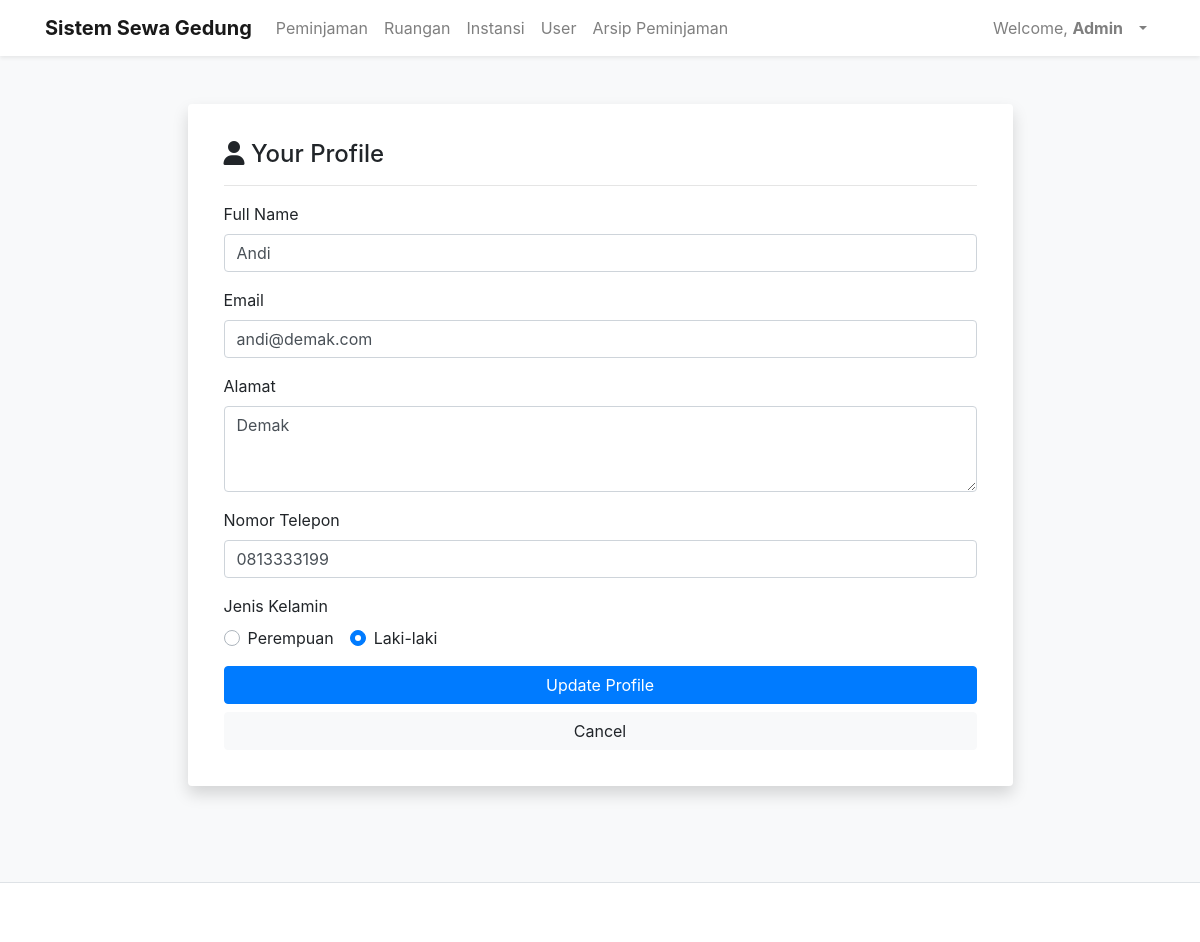
Screenshot of /dashboardAdmin.php?p=user&UserID=33 (signed in) with the database file from the repository.
### tables this page shows
CREATE TABLE `userruangan` (
  `UserID` int(11) NOT NULL,
  `nama` varchar(30) NOT NULL,
  `email` varchar(100) NOT NULL,
  `password` varchar(100) NOT NULL,
  `alamat` varchar(300) DEFAULT NULL,
  `role` varchar(20) DEFAULT NULL,
  `noTelp` varchar(13) DEFAULT NULL,
  `gender` char(1) DEFAULT NULL,
  `instansi` varchar(100) NOT NULL
);

### class/class.Register.php (called while the page is built, shortened)
<?php
    class Register extends Connection{
        public $UserID = 0;
        public function SelectOneMember(){
            $sql = "SELECT * FROM userruangan WHERE UserID='$this->UserID'";
            $resultOne = mysqli_query($this->connection, $sql);
            if(mysqli_num_rows($resultOne) == 1){
                $data = mysqli_fetch_assoc($resultOne);
                $this->nama = $data['nama'];
                $this->email = $data['email'];
                $this->alamat = $data['alamat'];
                $this->noTelp = $data['noTelp'];
                $this->gender = $data['gender'];
            }
        }
    }
?>

### inc.koneksi.php (called while the page is built, shortened)
<?php
    class Connection{
        private $host = "localhost";
        private $user = "root";
        private $password = "";
        function connect(){
            $conn = mysqli_connect($this->host, $this->user, $this->password);
            $this->connection = $conn;
        }
    }
?>

### pages/user.php (the view, shortened to what this page needs)
<?php
    require_once('./class/class.Register.php');
    $objRegister = new Register();
    $objPeminjam = new Peminjam();
    if(isset($_POST['btnUpdate'])){
        $objRegister->email = $_POST['email'];
        $objRegister->nama = $_POST['fullname'];
        $objRegister->alamat = $_POST['address'];
        $objRegister->noTelp = $_POST['noTelp'];
        $objRegister->gender = $_POST['jenisKelamin'];
        $objPeminjam->UserID = $_GET['UserID'];
        if(isset($_GET['UserID'])){
            $objRegister->UserID = $_GET['UserID'];
            $objPeminjam->UserID =$_GET['UserID'];
            $objRegister->UpdateMember();
            $objPeminjam->UpdatePeminjam();
        }
        if($objRegister->hasil){
        echo "<script> alert('$objRegister->message'); </script>";
        echo '<script> window.location = "dashboardMahasiswa.php?p"; </script>';
        }
    } else if (isset($_GET['UserID'])) {
        $objRegister->UserID = $_GET['UserID'];
        $objRegister->SelectOneMember();
    }
?>
<div class="container">
    <div class="wrapper">
        <div class="row justify-content-center align-items-center " style="height:100%">
        <div class="col-md-9">
		    <div class="card shadow p-3 mb-5 mt-5 bg-white rounded border-0">
		        <div class="card-body">
		            <div class="row">
		                <div class="col-md-12">
		                    <h4><i class="fas fa-user"></i> Your Profile</h4>
		                    <hr>
		                </div>
		            </div>
		            <div class="row">
		                <div class="col-md-12">
                            <form action="" autocomplete="off" method="POST">
                                <div class="form-group">
                                    <label for="fullName">Full Name</label>
                                    <input type="text" class="form-control" name="fullname" id="fullName" value="<?php echo $objRegister->nama; ?>">
                                </div>
                                <div class="form-group">
                                    <label for="email">Email</label>
                                    <input type="email" class="form-control" name="email" id="email" value="<?php echo $objRegister->email; ?>">
                                </div>
                                <div class="form-group">
                                    <label for="address">Alamat</label>
                                    <textarea class="form-control" name="address" id="address" rows="3" style="height:100%"><?php echo $objRegister->alamat; ?></textarea>
                                </div>
                                <div class="form-group">
                                    <label for="noTelp">Nomor Telepon</label>
                                    <input type="number" class="form-control" name="noTelp" id="noTelp" value="<?php echo $objRegister->noTelp; ?>">
                                </div>
                                <div class="form-group">
                                    <label for="jenisKelamin">Jenis Kelamin</label></br>
                                        <?php
                                            $gender = array("F"=>"Perempuan", "M"=>"Laki-laki");
                                            foreach($gender as $key => $value) {
                                                if($objRegister->gender == $key){
                                                    echo '<div class="custom-control custom-radio custom-control-inline">';
                                                    echo '<label class="custom-control-label" for="laki"> '.$value.'</label>';
                                                    echo '</div>';
                                                }else{
                                                    echo '<div class="custom-control custom-radio custom-control-inline">';
                                                    echo '<label class="custom-control-label" for="perempuan"> '.$value.'</label>';
                                                    echo '</div>';
                                                }
                                            }
                                        ?>
                                </div>
                                <input type="submit" name="btnUpdate" class="btn btn-primary btn-block" value="Update Profile">
                                <a href="dashboardAdmin.php?p=adminListUser" class="btn btn-light btn-block">Cancel</a>
                            </form>
                        </div>
		            </div>
		        </div>
		    </div>
		</div>
        </div>
    </div>
</div>

### rows the page displays
userruangan: fullname "Andi", email "andi@demak.com", address "Demak", noTelp "0813333199"

### other values shown
$_SESSION["nama"] "Admin"
$value "Perempuan"
$value "Laki-laki"
